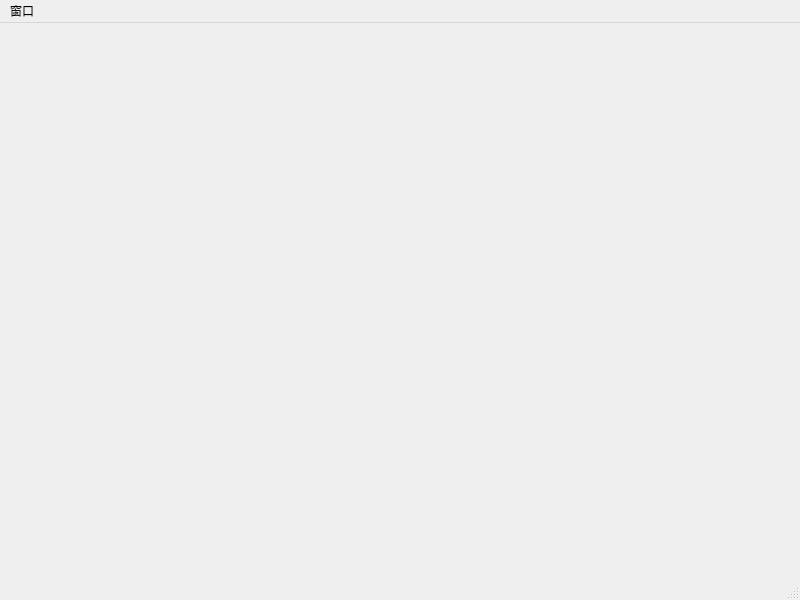
<?xml version="1.0" encoding="UTF-8"?>
<ui version="4.0">
 <class>MainWindow</class>
 <widget class="QMainWindow" name="MainWindow">
  <property name="geometry">
   <rect>
    <x>0</x>
    <y>0</y>
    <width>800</width>
    <height>600</height>
   </rect>
  </property>
  <property name="windowTitle">
   <string>MainWindow</string>
  </property>
  <widget class="QWidget" name="centralwidget"/>
  <widget class="QMenuBar" name="menubar">
   <property name="geometry">
    <rect>
     <x>0</x>
     <y>0</y>
     <width>800</width>
     <height>21</height>
    </rect>
   </property>
   <widget class="QMenu" name="menu">
    <property name="title">
     <string>窗口</string>
    </property>
    <addaction name="actionProperties"/>
   </widget>
   <addaction name="menu"/>
  </widget>
  <widget class="QStatusBar" name="statusbar"/>
  <action name="actionProperties">
   <property name="text">
    <string>属性</string>
   </property>
  </action>
 </widget>
 <resources/>
 <connections/>
</ui>
